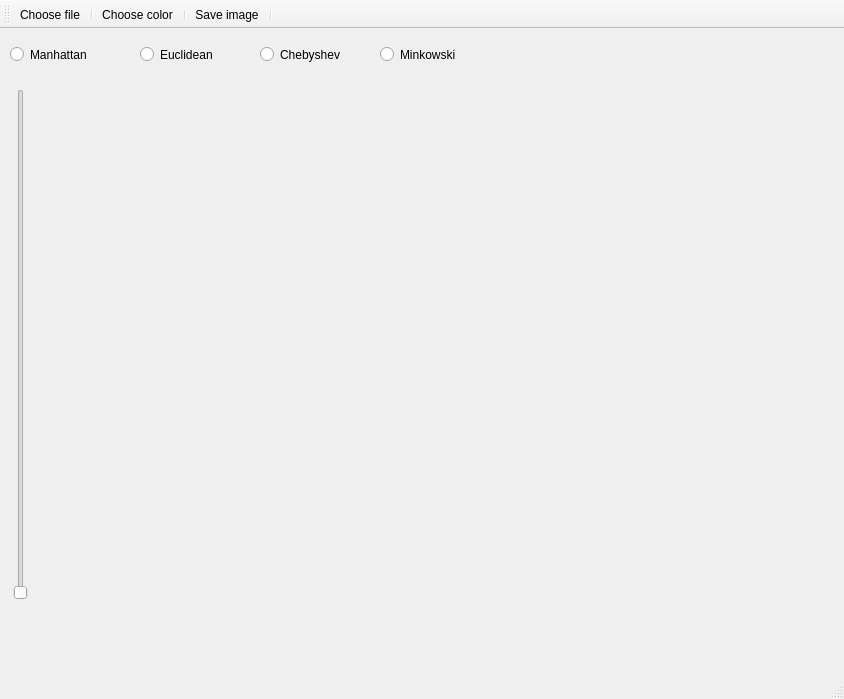
<?xml version="1.0" encoding="UTF-8"?>
<ui version="4.0">
 <class>MainWindow</class>
 <widget class="QMainWindow" name="MainWindow">
  <property name="geometry">
   <rect>
    <x>0</x>
    <y>0</y>
    <width>844</width>
    <height>699</height>
   </rect>
  </property>
  <property name="windowTitle">
   <string>MainWindow</string>
  </property>
  <widget class="QWidget" name="centralWidget">
   <widget class="QLabel" name="firstImage">
    <property name="geometry">
     <rect>
      <x>50</x>
      <y>60</y>
      <width>761</width>
      <height>521</height>
     </rect>
    </property>
    <property name="styleSheet">
     <string notr="true"/>
    </property>
    <property name="text">
     <string/>
    </property>
   </widget>
   <widget class="QSlider" name="setColorDistanceSlider">
    <property name="geometry">
     <rect>
      <x>10</x>
      <y>60</y>
      <width>22</width>
      <height>511</height>
     </rect>
    </property>
    <property name="maximum">
     <number>200</number>
    </property>
    <property name="orientation">
     <enum>Qt::Vertical</enum>
    </property>
   </widget>
   <widget class="QRadioButton" name="manhattanRadioBtn">
    <property name="geometry">
     <rect>
      <x>10</x>
      <y>10</y>
      <width>121</width>
      <height>31</height>
     </rect>
    </property>
    <property name="styleSheet">
     <string notr="true">font: 14pt &quot;Comic Sans MS&quot;;</string>
    </property>
    <property name="text">
     <string>Manhattan</string>
    </property>
   </widget>
   <widget class="QRadioButton" name="euclideanRadioBtn">
    <property name="geometry">
     <rect>
      <x>140</x>
      <y>10</y>
      <width>121</width>
      <height>31</height>
     </rect>
    </property>
    <property name="styleSheet">
     <string notr="true">font: 14pt &quot;Comic Sans MS&quot;;</string>
    </property>
    <property name="text">
     <string>Euclidean</string>
    </property>
   </widget>
   <widget class="QRadioButton" name="chebyshevRadioBtn">
    <property name="geometry">
     <rect>
      <x>260</x>
      <y>10</y>
      <width>121</width>
      <height>31</height>
     </rect>
    </property>
    <property name="styleSheet">
     <string notr="true">font: 14pt &quot;Comic Sans MS&quot;;</string>
    </property>
    <property name="text">
     <string>Chebyshev</string>
    </property>
   </widget>
   <widget class="QRadioButton" name="minkowskiRadioBtn">
    <property name="geometry">
     <rect>
      <x>380</x>
      <y>10</y>
      <width>121</width>
      <height>31</height>
     </rect>
    </property>
    <property name="styleSheet">
     <string notr="true">font: 14pt &quot;Comic Sans MS&quot;;</string>
    </property>
    <property name="text">
     <string>Minkowski</string>
    </property>
   </widget>
   <widget class="QLabel" name="label">
    <property name="geometry">
     <rect>
      <x>10</x>
      <y>590</y>
      <width>41</width>
      <height>21</height>
     </rect>
    </property>
    <property name="styleSheet">
     <string notr="true">font: 12pt &quot;Comic Sans MS&quot;;</string>
    </property>
    <property name="text">
     <string/>
    </property>
   </widget>
  </widget>
  <widget class="QMenuBar" name="menuBar">
   <property name="geometry">
    <rect>
     <x>0</x>
     <y>0</y>
     <width>844</width>
     <height>21</height>
    </rect>
   </property>
  </widget>
  <widget class="QToolBar" name="mainToolBar">
   <attribute name="toolBarArea">
    <enum>TopToolBarArea</enum>
   </attribute>
   <attribute name="toolBarBreak">
    <bool>false</bool>
   </attribute>
   <addaction name="chooseFileBtn"/>
   <addaction name="separator"/>
   <addaction name="chooseColorBtn"/>
   <addaction name="separator"/>
   <addaction name="saveImageBtn"/>
   <addaction name="separator"/>
  </widget>
  <widget class="QStatusBar" name="statusBar"/>
  <action name="chooseFileBtn">
   <property name="icon">
    <iconset resource="resources.qrc">
     <normaloff>:/images/icons/dir.png</normaloff>:/images/icons/dir.png</iconset>
   </property>
   <property name="text">
    <string>Choose file</string>
   </property>
   <property name="toolTip">
    <string>Choose file</string>
   </property>
  </action>
  <action name="chooseColorBtn">
   <property name="icon">
    <iconset resource="resources.qrc">
     <normaloff>:/images/icons/colors.png</normaloff>:/images/icons/colors.png</iconset>
   </property>
   <property name="text">
    <string>Choose color</string>
   </property>
   <property name="toolTip">
    <string>Choose color</string>
   </property>
  </action>
  <action name="saveImageBtn">
   <property name="icon">
    <iconset resource="resources.qrc">
     <normaloff>:/images/icons/save.png</normaloff>:/images/icons/save.png</iconset>
   </property>
   <property name="text">
    <string>Save image</string>
   </property>
   <property name="toolTip">
    <string>Save image</string>
   </property>
  </action>
 </widget>
 <layoutdefault spacing="6" margin="11"/>
 <resources>
  <include location="resources.qrc"/>
 </resources>
 <connections>
  <connection>
   <sender>setColorDistanceSlider</sender>
   <signal>valueChanged(int)</signal>
   <receiver>label</receiver>
   <slot>setNum(int)</slot>
   <hints>
    <hint type="sourcelabel">
     <x>21</x>
     <y>640</y>
    </hint>
    <hint type="destinationlabel">
     <x>22</x>
     <y>665</y>
    </hint>
   </hints>
  </connection>
 </connections>
</ui>
